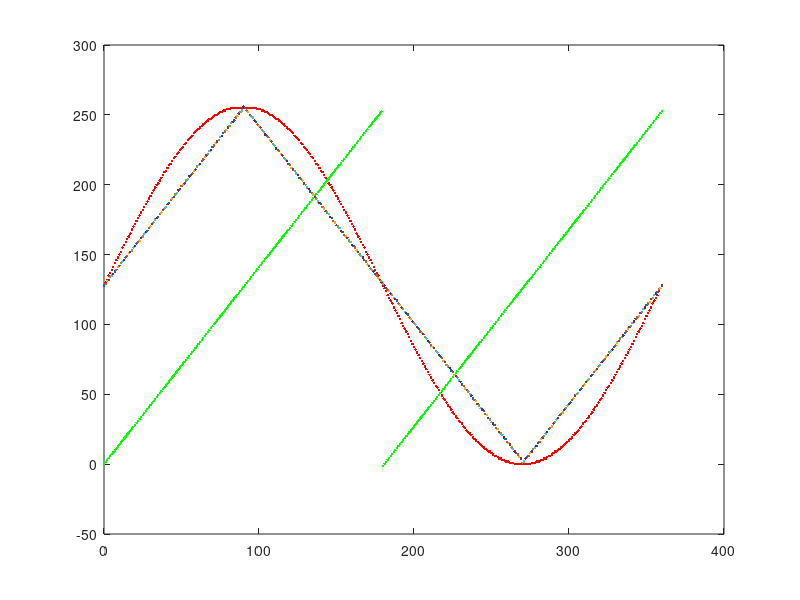

The MATLAB source for this figure: (Note: this script raises an error after producing the figure.)
clc;
t=0:0.01:10;
alpha=0.01;
e=2.71;
y=10*sin(t);
%plot(t,y);
theta=0:0.1:2*pi;
seno=int32(sin(theta)*10000000/32768);
muestras = 360;


s = fopen('SineWave.vhd','w+'); %opens the output file 
fprintf(s,'library IEEE;\n');
fprintf(s,'use IEEE.STD_LOGIC_1164.ALL;\n');
fprintf(s,'use IEEE.NUMERIC_STD.ALL;\n');
fprintf(s,'use IEEE.STD_LOGIC_unsigned.ALL;\n');
fprintf(s,'entity sinewave is\n');
fprintf(s,'port (clksen :in  std_logic;\n');
fprintf(s,'dataout : out std_logic_vector(15 downto 0);\n');
fprintf(s,');\n');
fprintf(s,'end sinewave;\n');
fprintf(s,'architecture Behavioral of SineWave is\n');
 fprintf(s,'\n');
 fprintf(s,'\n');
for i=0:muestras
 x=uint8(sind(i)*128+128);   
 plot(i,x,'r');
 hold on;
numero=dec2hex(x,2);
fprintf(s,'constant D');
fprintf(s,'%d',i);
fprintf(s,': std_logic_vector(15 downto 0) := ');
fprintf(s,'x');
fprintf(s,'"');
fprintf(s,'%s',numero); 
fprintf(s,'";');
fprintf(s,'\n');
end
fprintf(s,'type rom_array is array (NATURAL range <>) of STD_LOGIC_VECTOR(15 downto 0);\n');
fprintf(s,'constant rom: rom_array := (');
for i=0:muestras
    fprintf(s,'%s','D');
    fprintf(s,'%d',i);
    fprintf(s,',');
    if((i==32)||(i==32*2)||(i==32*3)||(i==32*4)||(i==32*4)||(i==32*5)||(i==32*6)||(i==32*7)||(i==32*8)||(i==32*9)||(i==32*10)||(i==32*11)||(i==32*12)) 
    fprintf(s,'\n');    
    end    
end
fprintf(s,');');
fprintf(s,'\n');
fprintf(s,'begin\n');
fprintf(s,'process(clk)\n');
fprintf(s,'variable j: integer;\n');
fprintf(s,'begin\n');
fprintf(s,'if(rising_edge(clk)) then  ');
fprintf(s,'j := conv_integer(dir);\n');
fprintf(s,'dataout <= rom(j); \n');
fprintf(s,'j<= j+1\n');
fprintf(s,'if(j=180) then\n');
fprintf(s,'j<=0;\n');
fprintf(s,'end if;\n');
fprintf(s,'end if;\n');
fprintf(s,'end process;\n');
fprintf(s,'end Behavioral;');
fprintf(s,'\n');
fprintf(s,'\n');
fprintf('terminado');
fclose(s);








s2 = fopen('SawToothWave.vhd','w+'); %opens the output file 
        fprintf(s2,'library IEEE;\n');
        fprintf(s2,'use IEEE.STD_LOGIC_1164.ALL;\n');
        fprintf(s2,'use IEEE.NUMERIC_STD.ALL;\n');
        fprintf(s2,'use IEEE.STD_LOGIC_unsigned.ALL;\n');
        fprintf(s2,'entity SawToothWave is\n');
        fprintf(s2,'port (clk :in  std_logic;\n');
        fprintf(s2,'dataout : out std_logic_vector(15 downto 0);\n');
        fprintf(s2,');\n');
        fprintf(s2,'end SawToothWave;\n');
        fprintf(s2,'architecture Behavioral of SawToothWave is\n');
        fprintf(s2,'\n');
        fprintf(s2,'\n');
for i=0:muestras
    if i<muestras/2
        numero=dec2hex(round(1.41*i),2);
        plot(i,1.41*i,'g');
        hold on;
        fprintf(s2,'constant D');
        fprintf(s2,'%d',i);
        fprintf(s2,': std_logic_vector(15 downto 0) := ');
        fprintf(s2,'x');
        fprintf(s2,'"');
        fprintf(s2,'%s',numero);
        fprintf(s2,'";');
        fprintf(s2,'\n');
    else
        numero=dec2hex(round(1.41*i-255),2);
        plot(i,1.41*i-255,'g');
        hold on;
        fprintf(s2,'constant D');
        fprintf(s2,'%d',i);
        fprintf(s2,': std_logic_vector(15 downto 0) := ');
        fprintf(s2,'x');
        fprintf(s2,'"');
        fprintf(s2,'%s',numero);
        fprintf(s2,'";');
        fprintf(s2,'\n');
    end
end
fprintf(s2,'type rom_array is array (NATURAL range <>) of STD_LOGIC_VECTOR(15 downto 0);\n');
fprintf(s2,'constant rom: rom_array := (');
for i=0:muestras
    fprintf(s2,'%s','D');
    fprintf(s2,'%d',i);
    fprintf(s2,',');
    if((i==32)||(i==32*2)||(i==32*3)||(i==32*4)||(i==32*4)||(i==32*5)||(i==32*6)||(i==32*7)||(i==32*8)||(i==32*9)||(i==32*10)||(i==32*11)||(i==32*12)) 
    fprintf(s2,'\n');    
    end    
end
fprintf(s2,');');
fprintf(s2,'\n');
fprintf(s2,'begin\n');
fprintf(s2,'process(clk)\n');
fprintf(s2,'variable j: integer;\n');
fprintf(s2,'begin\n');
fprintf(s2,'if(rising_edge(clk)) then  ');
fprintf(s2,'j := conv_integer(dir);\n');
fprintf(s2,'dataout <= rom(j); \n');
fprintf(s2,'j<= j+1\n');
fprintf(s2,'if(j=180) then\n');
fprintf(s2,'j<=0;\n');
fprintf(s2,'end if;\n');
fprintf(s2,'end if;\n');
fprintf(s2,'end process;\n');
fprintf(s2,'end Behavioral;');
fprintf(s2,'\n');
fprintf(s2,'\n');
fprintf('terminado');
fclose(s2);











s3 = fopen('TriangleWave.vhd','w+'); %opens the output file 
fprintf(s3,'library IEEE;\n');
fprintf(s3,'use IEEE.STD_LOGIC_1164.ALL;\n');
fprintf(s3,'use IEEE.NUMERIC_STD.ALL;\n');
fprintf(s3,'use IEEE.STD_LOGIC_unsigned.ALL;\n');
fprintf(s3,'entity TriangleWave is\n');
fprintf(s3,'port (clksen :in  std_logic;\n');
fprintf(s3,'dataout : out std_logic_vector(15 downto 0);\n');
fprintf(s3,');\n');
fprintf(s3,'end TriangleWave;\n');
fprintf(s3,'architecture Behavioral of TriangleWave is\n');
 fprintf(s3,'\n');
 fprintf(s3,'\n');
for i=0:muestras
    if i < muestras/4
        numero=dec2hex(128+round(1.41*i),2);
        plot(i,128+round(1.41*i));
        hold on;
        fprintf(s2,'constant D');
        fprintf(s2,'%d',i);
        fprintf(s2,': std_logic_vector(15 downto 0) := ');
        fprintf(s2,'x');
        fprintf(s2,'"');
        fprintf(s2,'%s',numero);
        fprintf(s2,'";');
        fprintf(s2,'\n');
    elseif i < 3*muestras/4
        numero=dec2hex(383-round(1.41*i),2);
        plot(i,383-round(1.41*i));
        hold on;
        fprintf(s2,'constant D');
        fprintf(s2,'%d',i);
        fprintf(s2,': std_logic_vector(15 downto 0) := ');
        fprintf(s2,'x');
        fprintf(s2,'"');
        fprintf(s2,'%s',numero);
        fprintf(s2,'";');
        fprintf(s2,'\n');
    else
        numero=dec2hex(round(1.41*i)-380,2);
        plot(i,round(1.41*i)-380);
        hold on;
        fprintf(s2,'constant D');
        fprintf(s2,'%d',i);
        fprintf(s2,': std_logic_vector(15 downto 0) := ');
        fprintf(s2,'x');
        fprintf(s2,'"');
        fprintf(s2,'%s',numero);
        fprintf(s2,'";');
        fprintf(s2,'\n');    
    end
end
fprintf(s3,'type rom_array is array (NATURAL range <>) of STD_LOGIC_VECTOR(15 downto 0);\n');
fprintf(s3,'constant rom: rom_array := (');
for i=0:muestras
    fprintf(s3,'%s','D');
    fprintf(s3,'%d',i);
    if i<muestras
        fprintf(s3,',');
    else
        fprintf(s3);
    end
    if((i==32)||(i==32*2)||(i==32*3)||(i==32*4)||(i==32*4)||(i==32*5)||(i==32*6)||(i==32*7)||(i==32*8)||(i==32*9)||(i==32*10)||(i==32*11)||(i==32*12)) 
    fprintf(s3,'\n');    
    end    
end
fprintf(s3,');');
fprintf(s3,'\n');
fprintf(s3,'begin\n');
fprintf(s3,'process(clksen)\n');
fprintf(s3,'variable j: integer;\n');
fprintf(s3,'begin\n');
fprintf(s3,'if(rising_edge(clk)) then  ');
fprintf(s3,'j := conv_integer(dir);\n');
fprintf(s3,'dataout <= rom(j); \n');
fprintf(s3,'j<= j+1\n');
fprintf(s3,'if(j=180) then\n');
fprintf(s3,'j<=0;\n');
fprintf(s3,'end if;\n');
fprintf(s3,'end if;\n');
fprintf(s3,'end process;\n');
fprintf(s3,'end Behavioral;');
fprintf(s3,'\n');
fprintf(s2,'\n');
fprintf('terminado');
fclose(s3);
